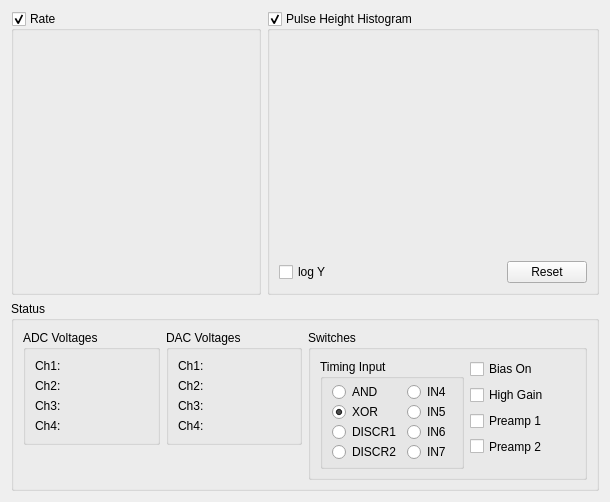
<?xml version="1.0" encoding="UTF-8"?>
<ui version="4.0">
 <class>Status</class>
 <widget class="QWidget" name="Status">
  <property name="geometry">
   <rect>
    <x>0</x>
    <y>0</y>
    <width>610</width>
    <height>502</height>
   </rect>
  </property>
  <property name="windowTitle">
   <string>Form</string>
  </property>
  <layout class="QGridLayout" name="gridLayout_6">
   <item row="0" column="0">
    <layout class="QHBoxLayout" name="horizontalLayout_2">
     <item>
      <widget class="QGroupBox" name="ratePlotGroupBox">
       <property name="minimumSize">
        <size>
         <width>250</width>
         <height>0</height>
        </size>
       </property>
       <property name="title">
        <string>Rate</string>
       </property>
       <property name="checkable">
        <bool>true</bool>
       </property>
       <layout class="QGridLayout" name="gridLayout_8">
        <item row="0" column="0">
         <widget class="PlotCustom" name="ratePlot" native="true"/>
        </item>
       </layout>
      </widget>
     </item>
     <item>
      <widget class="QGroupBox" name="pulseHeightHistogramGroupBox">
       <property name="minimumSize">
        <size>
         <width>200</width>
         <height>130</height>
        </size>
       </property>
       <property name="title">
        <string>Pulse Height Histogram</string>
       </property>
       <property name="checkable">
        <bool>true</bool>
       </property>
       <layout class="QGridLayout" name="gridLayout_5">
        <item row="0" column="0" colspan="3">
         <widget class="CustomHistogram" name="pulseHeightHistogram" native="true"/>
        </item>
        <item row="1" column="0">
         <widget class="QCheckBox" name="histoLogYCheckBox">
          <property name="text">
           <string>log Y</string>
          </property>
         </widget>
        </item>
        <item row="1" column="1">
         <spacer name="horizontalSpacer">
          <property name="orientation">
           <enum>Qt::Horizontal</enum>
          </property>
          <property name="sizeHint" stdset="0">
           <size>
            <width>160</width>
            <height>20</height>
           </size>
          </property>
         </spacer>
        </item>
        <item row="1" column="2">
         <widget class="QPushButton" name="resetHistoPushButton">
          <property name="text">
           <string>Reset</string>
          </property>
         </widget>
        </item>
       </layout>
      </widget>
     </item>
    </layout>
   </item>
   <item row="1" column="0">
    <widget class="QGroupBox" name="statusValuesGroupBox">
     <property name="minimumSize">
      <size>
       <width>350</width>
       <height>190</height>
      </size>
     </property>
     <property name="maximumSize">
      <size>
       <width>16777215</width>
       <height>190</height>
      </size>
     </property>
     <property name="title">
      <string>Status</string>
     </property>
     <layout class="QGridLayout" name="gridLayout_7">
      <item row="0" column="0">
       <layout class="QGridLayout" name="gridLayout_4">
        <item row="0" column="0">
         <layout class="QVBoxLayout" name="verticalLayout_4">
          <item>
           <layout class="QHBoxLayout" name="horizontalLayout">
            <item>
             <widget class="QGroupBox" name="ADCGroupBox">
              <property name="minimumSize">
               <size>
                <width>100</width>
                <height>110</height>
               </size>
              </property>
              <property name="title">
               <string>ADC Voltages</string>
              </property>
              <layout class="QGridLayout" name="gridLayout">
               <item row="0" column="0">
                <layout class="QVBoxLayout" name="verticalLayout">
                 <item>
                  <widget class="QLabel" name="ADCLabel1">
                   <property name="text">
                    <string>Ch1: </string>
                   </property>
                  </widget>
                 </item>
                 <item>
                  <widget class="QLabel" name="ADCLabel2">
                   <property name="text">
                    <string>Ch2: </string>
                   </property>
                  </widget>
                 </item>
                 <item>
                  <widget class="QLabel" name="ADCLabel3">
                   <property name="text">
                    <string>Ch3: </string>
                   </property>
                  </widget>
                 </item>
                 <item>
                  <widget class="QLabel" name="ADCLabel4">
                   <property name="text">
                    <string>Ch4: </string>
                   </property>
                  </widget>
                 </item>
                </layout>
               </item>
              </layout>
             </widget>
            </item>
            <item>
             <widget class="QGroupBox" name="DACGroupBox">
              <property name="minimumSize">
               <size>
                <width>100</width>
                <height>110</height>
               </size>
              </property>
              <property name="title">
               <string>DAC Voltages</string>
              </property>
              <layout class="QGridLayout" name="gridLayout_2">
               <item row="0" column="0">
                <layout class="QVBoxLayout" name="verticalLayout_2">
                 <item>
                  <widget class="QLabel" name="DACLabel1">
                   <property name="text">
                    <string>Ch1: </string>
                   </property>
                  </widget>
                 </item>
                 <item>
                  <widget class="QLabel" name="DACLabel2">
                   <property name="text">
                    <string>Ch2: </string>
                   </property>
                  </widget>
                 </item>
                 <item>
                  <widget class="QLabel" name="DACLabel3">
                   <property name="text">
                    <string>Ch3: </string>
                   </property>
                  </widget>
                 </item>
                 <item>
                  <widget class="QLabel" name="DACLabel4">
                   <property name="text">
                    <string>Ch4: </string>
                   </property>
                  </widget>
                 </item>
                </layout>
               </item>
              </layout>
             </widget>
            </item>
           </layout>
          </item>
          <item>
           <spacer name="verticalSpacer">
            <property name="orientation">
             <enum>Qt::Vertical</enum>
            </property>
            <property name="sizeHint" stdset="0">
             <size>
              <width>20</width>
              <height>18</height>
             </size>
            </property>
           </spacer>
          </item>
         </layout>
        </item>
        <item row="0" column="1">
         <widget class="QGroupBox" name="switchesGroupBox">
          <property name="minimumSize">
           <size>
            <width>260</width>
            <height>150</height>
           </size>
          </property>
          <property name="maximumSize">
           <size>
            <width>16777215</width>
            <height>160</height>
           </size>
          </property>
          <property name="title">
           <string>Switches</string>
          </property>
          <layout class="QGridLayout" name="gridLayout_3">
           <item row="0" column="0" rowspan="2">
            <widget class="QGroupBox" name="InputSelectGroupBox">
             <property name="sizePolicy">
              <sizepolicy hsizetype="Preferred" vsizetype="Preferred">
               <horstretch>0</horstretch>
               <verstretch>0</verstretch>
              </sizepolicy>
             </property>
             <property name="minimumSize">
              <size>
               <width>144</width>
               <height>110</height>
              </size>
             </property>
             <property name="maximumSize">
              <size>
               <width>16777215</width>
               <height>110</height>
              </size>
             </property>
             <property name="title">
              <string>Timing Input</string>
             </property>
             <property name="checkable">
              <bool>false</bool>
             </property>
             <widget class="QRadioButton" name="InputSelectRadioButton0">
              <property name="geometry">
               <rect>
                <x>12</x>
                <y>25</y>
                <width>69</width>
                <height>16</height>
               </rect>
              </property>
              <property name="text">
               <string>AND</string>
              </property>
              <property name="checked">
               <bool>false</bool>
              </property>
             </widget>
             <widget class="QRadioButton" name="InputSelectRadioButton1">
              <property name="geometry">
               <rect>
                <x>12</x>
                <y>45</y>
                <width>69</width>
                <height>16</height>
               </rect>
              </property>
              <property name="text">
               <string>XOR</string>
              </property>
              <property name="checked">
               <bool>true</bool>
              </property>
             </widget>
             <widget class="QRadioButton" name="InputSelectRadioButton2">
              <property name="geometry">
               <rect>
                <x>12</x>
                <y>65</y>
                <width>69</width>
                <height>16</height>
               </rect>
              </property>
              <property name="text">
               <string>DISCR1</string>
              </property>
              <property name="checked">
               <bool>false</bool>
              </property>
             </widget>
             <widget class="QRadioButton" name="InputSelectRadioButton3">
              <property name="geometry">
               <rect>
                <x>12</x>
                <y>85</y>
                <width>69</width>
                <height>16</height>
               </rect>
              </property>
              <property name="text">
               <string>DISCR2</string>
              </property>
              <property name="checked">
               <bool>false</bool>
              </property>
             </widget>
             <widget class="QRadioButton" name="InputSelectRadioButton4">
              <property name="geometry">
               <rect>
                <x>87</x>
                <y>25</y>
                <width>45</width>
                <height>16</height>
               </rect>
              </property>
              <property name="text">
               <string>IN4</string>
              </property>
              <property name="checked">
               <bool>false</bool>
              </property>
             </widget>
             <widget class="QRadioButton" name="InputSelectRadioButton5">
              <property name="geometry">
               <rect>
                <x>87</x>
                <y>45</y>
                <width>45</width>
                <height>16</height>
               </rect>
              </property>
              <property name="text">
               <string>IN5</string>
              </property>
              <property name="checked">
               <bool>false</bool>
              </property>
             </widget>
             <widget class="QRadioButton" name="InputSelectRadioButton6">
              <property name="geometry">
               <rect>
                <x>87</x>
                <y>65</y>
                <width>45</width>
                <height>16</height>
               </rect>
              </property>
              <property name="text">
               <string>IN6</string>
              </property>
              <property name="checked">
               <bool>false</bool>
              </property>
             </widget>
             <widget class="QRadioButton" name="InputSelectRadioButton7">
              <property name="geometry">
               <rect>
                <x>87</x>
                <y>85</y>
                <width>45</width>
                <height>16</height>
               </rect>
              </property>
              <property name="text">
               <string>IN7</string>
              </property>
              <property name="checked">
               <bool>false</bool>
              </property>
             </widget>
            </widget>
           </item>
           <item row="0" column="1">
            <layout class="QVBoxLayout" name="verticalLayout_3">
             <item>
              <widget class="QCheckBox" name="biasEnableCheckBox">
               <property name="text">
                <string>Bias On</string>
               </property>
               <property name="checked">
                <bool>false</bool>
               </property>
              </widget>
             </item>
             <item>
              <widget class="QCheckBox" name="highGainCheckBox">
               <property name="text">
                <string>High Gain</string>
               </property>
              </widget>
             </item>
             <item>
              <widget class="QCheckBox" name="preamp1CheckBox">
               <property name="text">
                <string>Preamp 1</string>
               </property>
              </widget>
             </item>
             <item>
              <widget class="QCheckBox" name="preamp2CheckBox">
               <property name="text">
                <string>Preamp 2</string>
               </property>
              </widget>
             </item>
            </layout>
           </item>
           <item row="1" column="1">
            <spacer name="verticalSpacer_2">
             <property name="orientation">
              <enum>Qt::Vertical</enum>
             </property>
             <property name="sizeHint" stdset="0">
              <size>
               <width>20</width>
               <height>52</height>
              </size>
             </property>
            </spacer>
           </item>
          </layout>
         </widget>
        </item>
       </layout>
      </item>
     </layout>
    </widget>
   </item>
  </layout>
 </widget>
 <customwidgets>
  <customwidget>
   <class>PlotCustom</class>
   <extends>QWidget</extends>
   <header>plotcustom.h</header>
   <container>1</container>
  </customwidget>
  <customwidget>
   <class>CustomHistogram</class>
   <extends>QWidget</extends>
   <header>custom_histogram_widget.h</header>
   <container>1</container>
  </customwidget>
 </customwidgets>
 <resources/>
 <connections/>
</ui>
